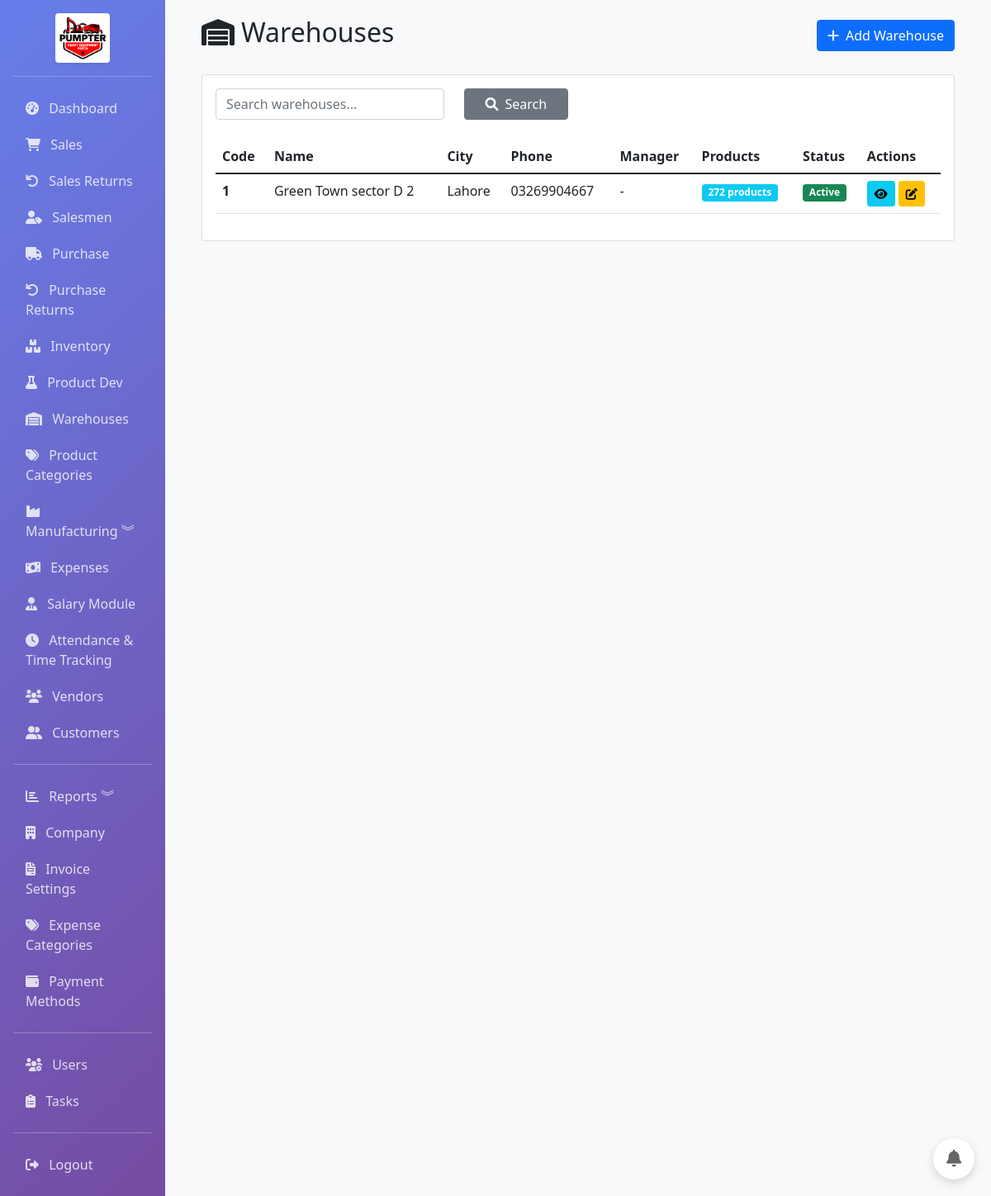
The page /warehouse/warehouses (signed in) on the database its author committed.
### app/models.py (models this page shows, shortened)
class Warehouse(db.Model):
    __tablename__ = 'warehouses'
    id = db.Column(db.Integer, primary_key=True)
    name = db.Column(db.String(100), nullable=False, index=True)
    code = db.Column(db.String(50), unique=True, nullable=False, index=True)
    address = db.Column(db.Text)
    city = db.Column(db.String(100))
    phone = db.Column(db.String(20))
    email = db.Column(db.String(120))
    manager = db.Column(db.String(100))
    is_active = db.Column(db.Boolean, default=True)
    created_at = db.Column(db.DateTime, default=datetime.utcnow)
    updated_at = db.Column(db.DateTime, default=datetime.utcnow, onupdate=datetime.utcnow)

### app/routes/warehouse.py (the view)
@bp.route('/warehouses')
@login_required
def warehouses():
    search = request.args.get('search', '')
    query = Warehouse.query
    if search:
        query = query.filter(
            (Warehouse.name.ilike(f'%{search}%')) |
            (Warehouse.code.ilike(f'%{search}%'))
        )
    warehouses = query.order_by(Warehouse.name).all()
    return render_template('warehouse/warehouses.html', warehouses=warehouses)

### app/models.py (called while the page is built)
    @property
    def is_admin(self):
        return self.role == 'admin'

### app/templates/warehouse/warehouses.html (shortened to what this page needs)
{% extends "base.html" %}
{% block content %}
<div class="container-fluid">
    <div class="d-flex justify-content-between align-items-center mb-4">
        <h2><i class="fas fa-warehouse me-2"></i>Warehouses</h2>
        <a href="{{ url_for('warehouse.add_warehouse') }}" class="btn btn-primary">
            <i class="fas fa-plus me-2"></i>Add Warehouse
        </a>
    </div>
    <div class="card">
        <div class="card-body">
            <form method="GET" class="mb-4">
                <div class="row">
                    <div class="col-md-4">
                        <input type="text" name="search" class="form-control" placeholder="Search warehouses..." value="{{ request.args.get('search', '') }}">
                    </div>
                    <div class="col-md-2">
                        <button type="submit" class="btn btn-secondary w-100">
                            <i class="fas fa-search me-2"></i>Search
                        </button>
                    </div>
                </div>
            </form>
            <div class="table-responsive">
                <table class="table table-hover">
                    <thead>
                        <tr>
                            <th>Code</th>
                            <th>Name</th>
                            <th>City</th>
                            <th>Phone</th>
                            <th>Manager</th>
                            <th>Products</th>
                            <th>Status</th>
                            <th>Actions</th>
                        </tr>
                    </thead>
                    <tbody>
                        {% for w in warehouses %}
                        <tr>
                            <td><strong>{{ w.code }}</strong></td>
                            <td>{{ w.name }}</td>
                            <td>{{ w.city or '-' }}</td>
                            <td>{{ w.phone or '-' }}</td>
                            <td>{{ w.manager or '-' }}</td>
                            <td>
                                <span class="badge bg-info">{{ w.products|length }} products</span>
                            </td>
                            <td>
                                {% if w.is_active %}
                                <span class="badge bg-success">Active</span>
                                {% else %}
                                <span class="badge bg-secondary">Inactive</span>
                                {% endif %}
                            </td>
                            <td>
                                <a href="{{ url_for('warehouse.warehouse_detail', id=w.id) }}" class="btn btn-sm btn-info" title="View">
                                    <i class="fas fa-eye"></i>
                                </a>
                                <a href="{{ url_for('warehouse.edit_warehouse', id=w.id) }}" class="btn btn-sm btn-warning" title="Edit">
                                    <i class="fas fa-edit"></i>
                                </a>
                            </td>
                        </tr>
                        {% else %}
                        <tr>
                            <td colspan="8" class="text-center">No warehouses found.</td>
                        </tr>
                        {% endfor %}
                    </tbody>
                </table>
            </div>
        </div>
    </div>
</div>
{% endblock %}

### rows shown on the page
Warehouse: code "1", name "Green Town sector D 2", city "Lahore", phone "03269904667", manager "-", products|length "272", is_active "Active"
